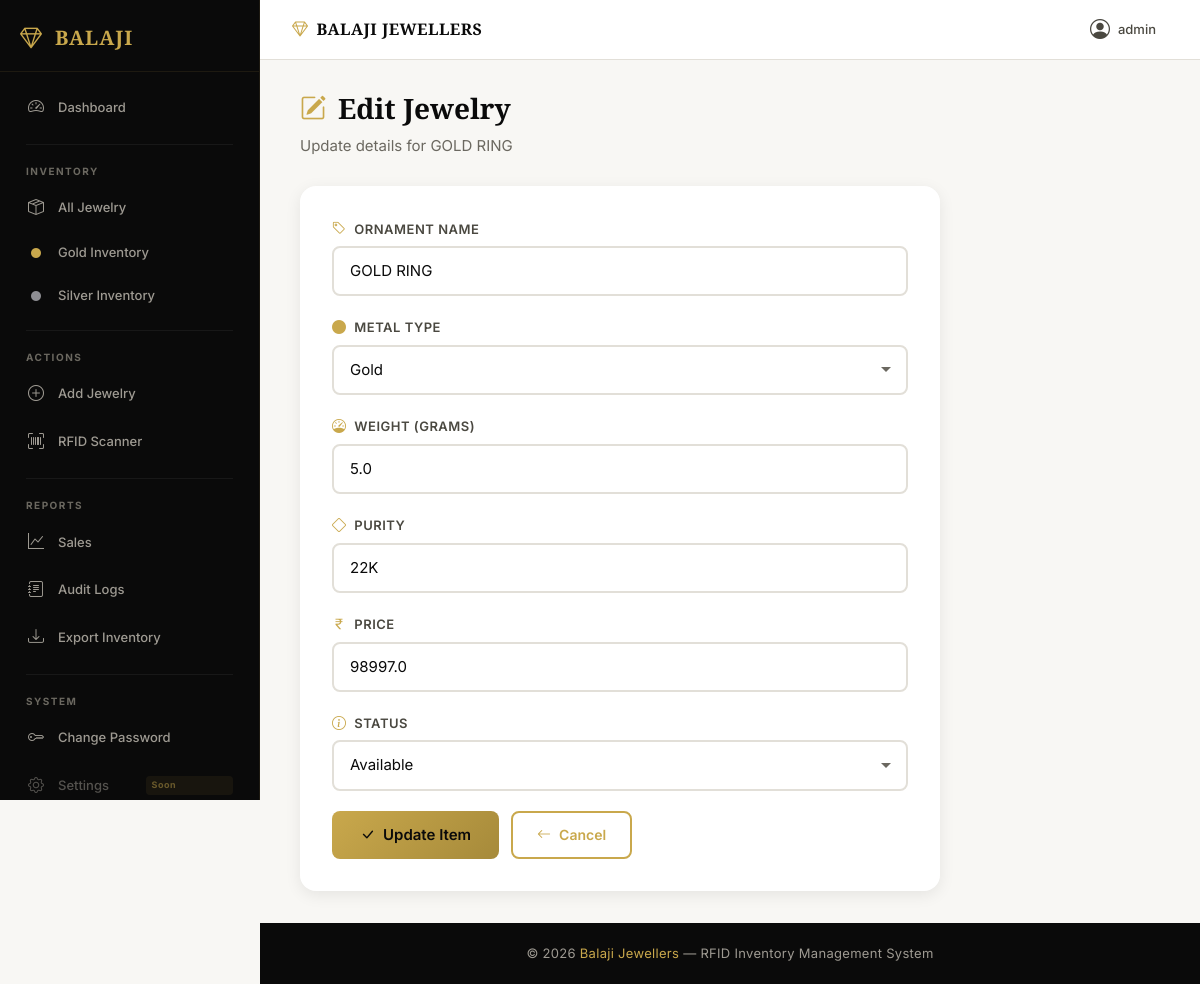
The page /edit/1 (signed in) on the database as committed earlier.
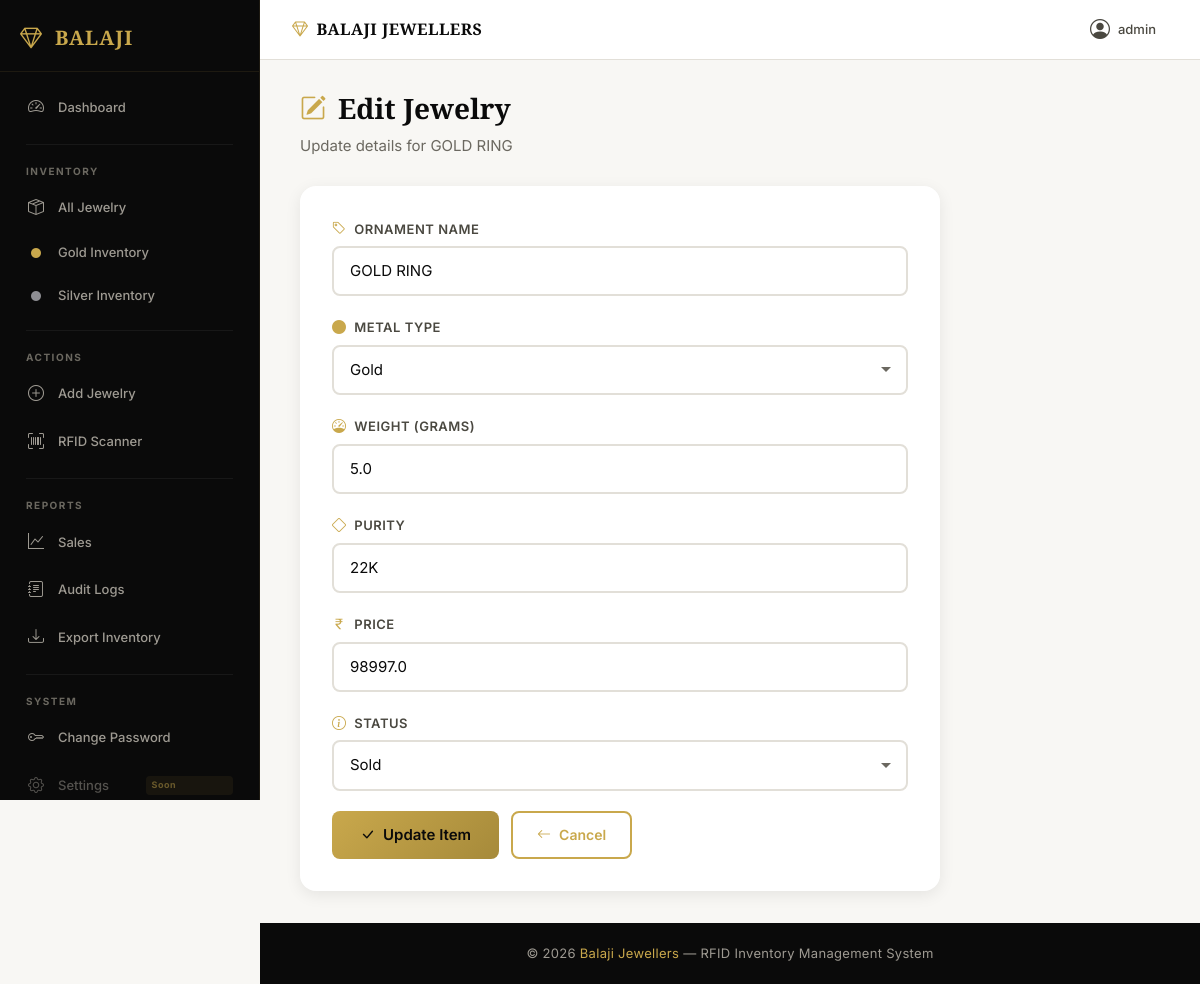
The same page on the database as committed later.
### app.py (models this page shows)
class Jewelry(db.Model):
    id = db.Column(db.Integer, primary_key=True)
    rfid_id = db.Column(db.String(100), unique=True)
    ornament_name = db.Column(db.String(100))
    weight = db.Column(db.Float)
    purity = db.Column(db.String(20))
    price = db.Column(db.Float)
    status = db.Column(db.String(20))
    metal_type = db.Column(db.String(20), default="Gold")
    created_at = db.Column(db.DateTime, default=datetime.utcnow)
    updated_at = db.Column(db.DateTime, default=datetime.utcnow, onupdate=datetime.utcnow)

### app.py (the view, shortened to what this page needs)
@app.route("/edit/<int:id>", methods=["GET", "POST"])
@login_required
def edit_item(id):
    item = db.session.get(Jewelry, id)
    if not item:
        flash("Item not found.", "error")
        return redirect("/inventory")
    return render_template("edit.html", item=item)

### app.py (called while the page is built)
@login_manager.user_loader
def load_user(user_id):
    return db.session.get(Admin, int(user_id))

### templates/edit.html (shortened to what this page needs)
{% extends 'base.html' %}
{% block content %}
<div class="page-header animate-fade-in">
    <h1><i class="bi bi-pencil-square"></i> Edit Jewelry</h1>
    <p>Update details for {{ item.ornament_name }}</p>
</div>
<div class="card card-p-4 form-section animate-fade-in-delay-1">
    <form method="POST">
        <div class="form-group">
            <label><i class="bi bi-tag"></i> Ornament Name</label>
            <input type="text" class="form-control" name="ornament_name" value="{{ item.ornament_name }}" required maxlength="100">
        </div>
        <div class="form-group">
            <label><i class="bi bi-circle-fill text-gold"></i> Metal Type</label>
            <select name="metal_type" class="form-control" required>
                <option value="Gold" {% if item.metal_type == "Gold" %}selected{% endif %}>Gold</option>
            </select>
        </div>
        <div class="form-group">
            <label><i class="bi bi-speedometer"></i> Weight (grams)</label>
            <input type="number" step="0.01" min="0.01" class="form-control" name="weight" value="{{ item.weight }}" required>
        </div>
        <div class="form-group">
            <label><i class="bi bi-diamond"></i> Purity</label>
            <input type="text" class="form-control" name="purity" value="{{ item.purity }}" required maxlength="20">
        </div>
        <div class="form-group">
            <label><i class="bi bi-currency-rupee"></i> Price</label>
            <input type="number" step="0.01" min="0.01" class="form-control" name="price" value="{{ item.price }}" required>
        </div>
        <div class="form-group">
            <label><i class="bi bi-info-circle"></i> Status</label>
            <select name="status" class="form-control">
                <option {% if item.status == "Available" %}selected{% endif %}>Available</option>
                <option {% if item.status == "Sold" %}selected{% endif %}>Sold</option>
            </select>
        </div>
        <div class="form-actions">
            <button type="submit" class="btn-gold">
                <i class="bi bi-check-lg"></i> Update Item
            </button>
            <a href="/inventory" class="btn-outline-gold">
                <i class="bi bi-arrow-left"></i> Cancel
            </a>
        </div>
    </form>
</div>
{% endblock %}

Rows that differ between the two databases and show on the page:
changed Jewelry "GOLD RING": status "Available" → "Sold"
